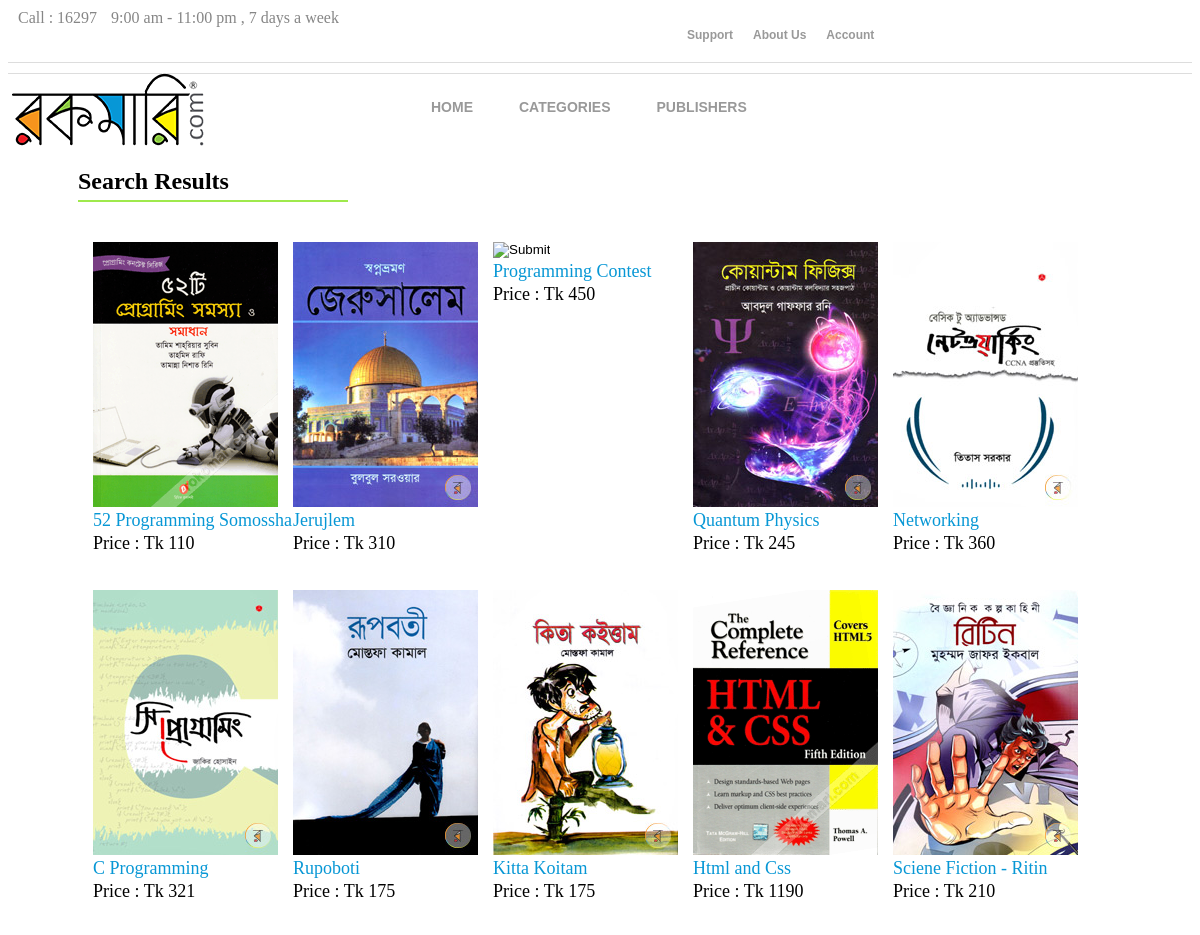
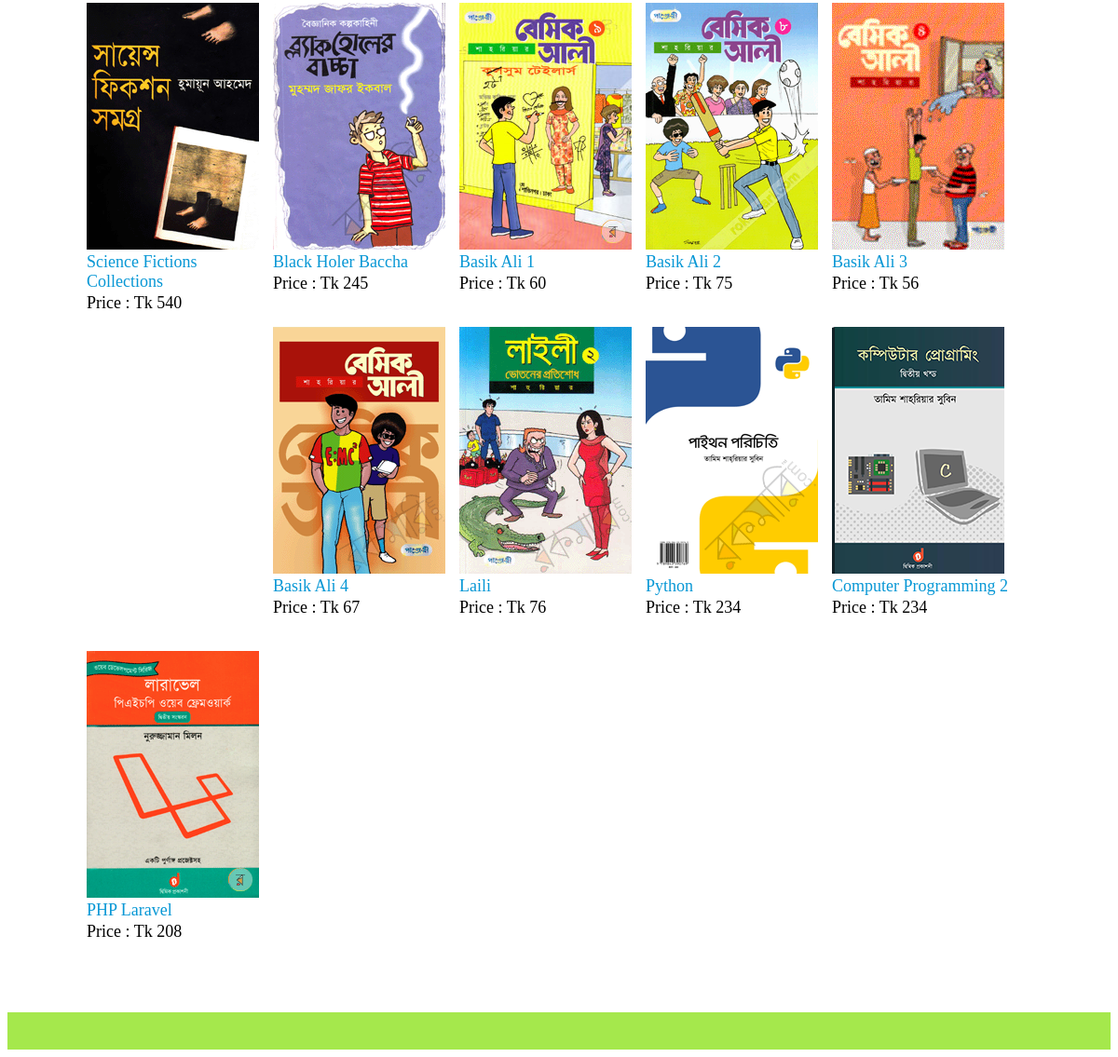
/search_book.php, run on the app's committed database (2 pictures, top to bottom).
### tables this page shows
CREATE TABLE `books` (
  `book_name` varchar(60) NOT NULL,
  `book_author` varchar(60) NOT NULL,
  `book_publishers` varchar(60) NOT NULL,
  `book_price` float NOT NULL,
  `book_category` varchar(20) DEFAULT NULL,
  `book_id` int(11) NOT NULL,
  `book_code` varchar(30) NOT NULL,
  `books_available` int(11) NOT NULL,
  `books_sold` int(11) NOT NULL
);

### db.php (called while the page is built, shortened)
<?php
$currency = 'Tk ';
?>

### search_book.php (the view, shortened to what this page needs)
<?php
    include 'db.php';
?>
<html>
    <head>
        <link rel="stylesheet" type="text/css" href="css/style.css">
    </head>
    <body>
    <div class="main">
        <header>
            <div class="time_header">
                <p>Call : 16297 <span>9:00 am - 11:00 pm , 7 days a week</span></p>
                <ul class="head_menu">
                    <li><a href="support.php">Support</a></li>
                    <li><a href="about.php">About Us</a></li>
                   <?php
                        if($_SESSION["user_type"]=="admin")
                         {
                            echo "<li><a href=\"admin/admin_page.php\">Account</a></li>";
                            echo "<li><a href=\"logout.php\">Logout</a></li>";
                         }
                        else if($_SESSION["user_type"]=="buyer")
                         {
                            echo "<li><a href=\"account.php\">Account</a></li>";
                            echo "<li><a href=\"logout.php\">Logout</a></li>";
                         }
                         else
                         {
                              echo "<li><a href=\"registration_login.php\">Account</a></li>";
                         }
                    ?>
                </ul>
            </div>
            <div class="logo">
                 <a href="index.php"><img src="images/LOGO.png" alt="Book Shopping" ></a>
            </div>
        </header>
        <section class="menu">
                 <ul>
                    <li><a href="index.php" title="home" class="current"><span>HOME</span></a></li>
                     <li><a href="categories.php" title="products"><span>CATEGORIES</span></a></li>
                     <li><a href="publishers.php" title="products"><span>PUBLISHERS</span></a></li>
                </ul>
        </section>
        <section class="content">
            <section class="maincontent">
                    <div class="newboxes" >
<?php
        $searchBook = $_GET["search_text"] ;
$results = $mysqli->query("SELECT * FROM books natural join product_images where book_name Like  '%".$searchBook."%' ");
if($results){
$products_item = '<div style="padding-left:15px"  class="categories_book">';
echo "<h2>Search Results</h2>" ;
while($obj = $results->fetch_object())
{
$products_item .= <<<EOT
	<div class="part">
	<form method="post" >
       <input type="image" src="images/books/{$obj->image}" >
       <p style="color:#0797D5;font-size:18px;margin-top:3px">{$obj->book_name}</p>
	   <p style="color:#000;font-size:18px;margin-top:2px">Price : {$currency}{$obj->book_price}</p>
       <input type="hidden" value="{$obj->book_id}" name="id">
	</form>
	</div>
EOT;
}
$products_item .= '</div>';
echo $products_item;
}
?>
                 </div>
            </section>
        </section>
        <footer>
        </footer>
    </div>
    </body>
</html>

### css/style.css (style rules this page uses)
p { padding: 0px;margin: 0px }
img { cursor:pointer; }
footer { text-align: center; margin-top: 60px; background: #A5E84C; padding: 20px; color: #000; letter-spacing: 13px; font-size: 14px; }
.main { margin: 0px auto; overflow: hidden }
header { margin-bottom: 6px; margin-top: 0px; border-bottom: 1px solid #ddd; padding-bottom: 10px }
.time_header { color: #868686; padding: 1px 10px; border-bottom: 1px solid #ddd; overflow: hidden; }
.time_header p { width: 500px;float: left;padding: 0px }
.time_header span { padding-left: 10px }
.head_menu { padding: 5px; margin: 10px 0; list-style: none; width: 500px; float: right; }
.head_menu li { float: left; display: inline; margin: 0 10px; }
.head_menu li a { text-decoration: none; float:left; color: #999; cursor: pointer; font: 900 14px/22px "Arial", Helvetica, sans-serif; font-size: 12px }
.logo { width: 300px; float: left; margin-top: 10px; }
.menu { overflow: hidden; margin: 0px 400px }
.menu ul { padding: 5px; margin: 10px 0; list-style: none; float: left; }
.menu ul li { float: left; display: inline; margin: 0 10px; }
.menu ul li a { text-decoration: none; float:left; color: #999; cursor: pointer; font: 900 14px/22px "Arial", Helvetica, sans-serif; }
.menu ul li a span { margin: 0 10px 0 -10px; padding: 1px 8px 5px 18px; position: relative; float:left; }
.maincontent { overflow: hidden; }
.maincontent { margin: 10px 70px }
.part { width: 200px;float: left;margin-top: 20px;overflow: hidden }
.categories_book { overflow: hidden; }
.newboxes h2 { margin-top: 20px;color:#000;font-size:24px;border-bottom:2px solid #9FE94C;padding-bottom:5px;width: 270px }

### data on the page
books: book_name "52 Programming Somossha", book_price "110"
books: book_name "Jerujlem", book_price "310"
books: book_name "Programming Contest", book_price "450"
books: book_name "Quantum Physics", book_price "245"
books: book_name "Networking", book_price "360"
books: book_name "C Programming", book_price "321"
books: book_name "Rupoboti", book_price "175"
books: book_name "Kitta Koitam", book_price "175"
books: book_name "Html and Css", book_price "1190"
books: book_name "Sciene Fiction - Ritin", book_price "210"
books: book_name "Science Fictions Collections", book_price "540"
books: book_name "Black Holer Baccha", book_price "245"
books: book_name "Basik Ali 1", book_price "60"
books: book_name "Basik Ali 2", book_price "75"
books: book_name "Basik Ali 3", book_price "56"
books: book_name "Basik Ali 4", book_price "67"
books: book_name "Laili", book_price "76"
books: book_name "Python", book_price "234"
books: book_name "Computer Programming 2", book_price "234"
books: book_name "PHP Laravel", book_price "208"
